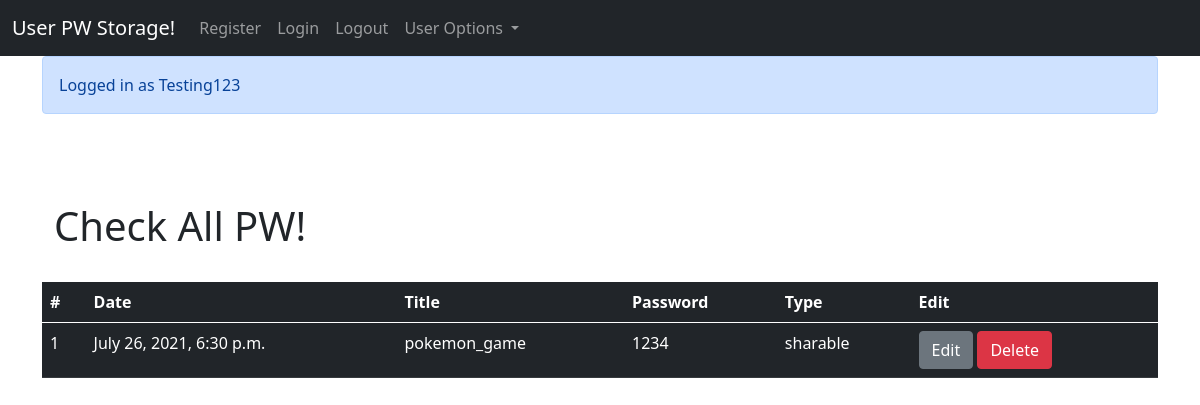
The page /all_pws/ (signed in) on the database as committed earlier.
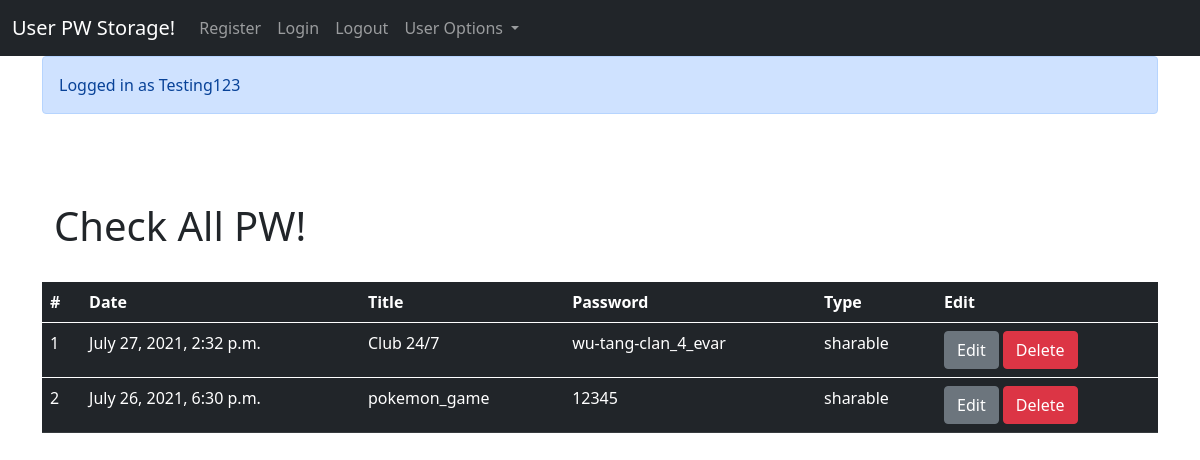
The same page on the database as committed later.
### pw_storage/models.py (models this page shows, shortened)
class User_pw(models.Model):
    PW_TYPES = [('confidentail', 'confidentail'),('sharable', 'sharable')]
    title = models.CharField(max_length=100)
    password = models.CharField(max_length=50)
    date = models.DateTimeField(auto_now_add=True)
    type = models.CharField(choices=PW_TYPES, max_length=12)
    user = models.ForeignKey(User, on_delete=models.PROTECT, null=False, blank=False)

### pw_storage/views.py (the view)
# urls.py: path('all_pws/', views.user_pw_all, name="all-page"),
@login_required(login_url=login_page)
def user_pw_all(request):
    if request.user.is_authenticated:
        messages.success(request, "Logged in as %s" % request.user)
    logged_in_user = request.user
    logged_in_user_pws = User_pw.objects.filter(user=logged_in_user).order_by('-date')
    if not logged_in_user_pws:
        message = 'Please create a password'
        return render(request, "pw_storage/user_password/user_pw_all.html", {'no_pws': message})
    return render(request, "pw_storage/user_password/user_pw_all.html", {'pws': logged_in_user_pws})

### pw_storage/templates/pw_storage/user_password/user_pw_all.html
{% extends 'pw_storage/base.html' %}
{% block content %}
{% if messages %}
<div class="alert alert-primary" role="alert" >
  {% for message in messages %}
     {{ message }}
    {% endfor %}
</div>
<br>
{% endif %}
<br>
<div class="jumbotron jumbotron-fluid">
  <div class="container">
    <br>
    <h1 class="display-7">Check All PW!</h1>
  </div>
</div>
<br>
{% if no_pws %}
<div class="jumbotron">
  <h1 class="display-4">No pws created yet</h1>
  <hr class="my-4">
  <p class="lead">{{ no_pws }}</p>
  <p class="lead">
    <a class="btn btn-primary btn-lg" href="{% url 'add-page' %}" role="button">Learn more</a>
  </p>
</div>
{% else %}
<table class="table table-dark">
  <thead>
    <tr>
      <th scope="col">#</th>
      <th scope="col">Date</th>
      <th scope="col">Title</th>
      <th scope="col">Password</th>
      <th scope="col">Type</th>
      <th scope="col">Edit</th>
    </tr>
  </thead>
    {% for post in pws %}
    <tbody>
      <tr>
        <td>{{ forloop.counter }}</td>
        <td>{{ post.date }}</td>
        <td>{{ post.title }}</td>
        <td>{{ post.password }}</td>
        <td>{{ post.type }}</td>
        <td>
          <a class="btn btn-secondary" href="{% url 'edit' post.id %}">Edit</a>
          <a class="btn btn-danger" href="{% url 'delete' post.id %}">Delete</a>
        </td>
      </tr>
    </tbody>
    {% endfor %}
</table>
{% endif %}
{% endblock %}

Rows that differ between the two databases and show on the page:
added User_pw: date "July 27, 2021, 2:32 p.m.", title "Club 24/7", password "wu-tang-clan_4_evar", type "sharable"
changed User_pw "July 26, 2021, 6:30 p.m.": password "1234" → "12345"
